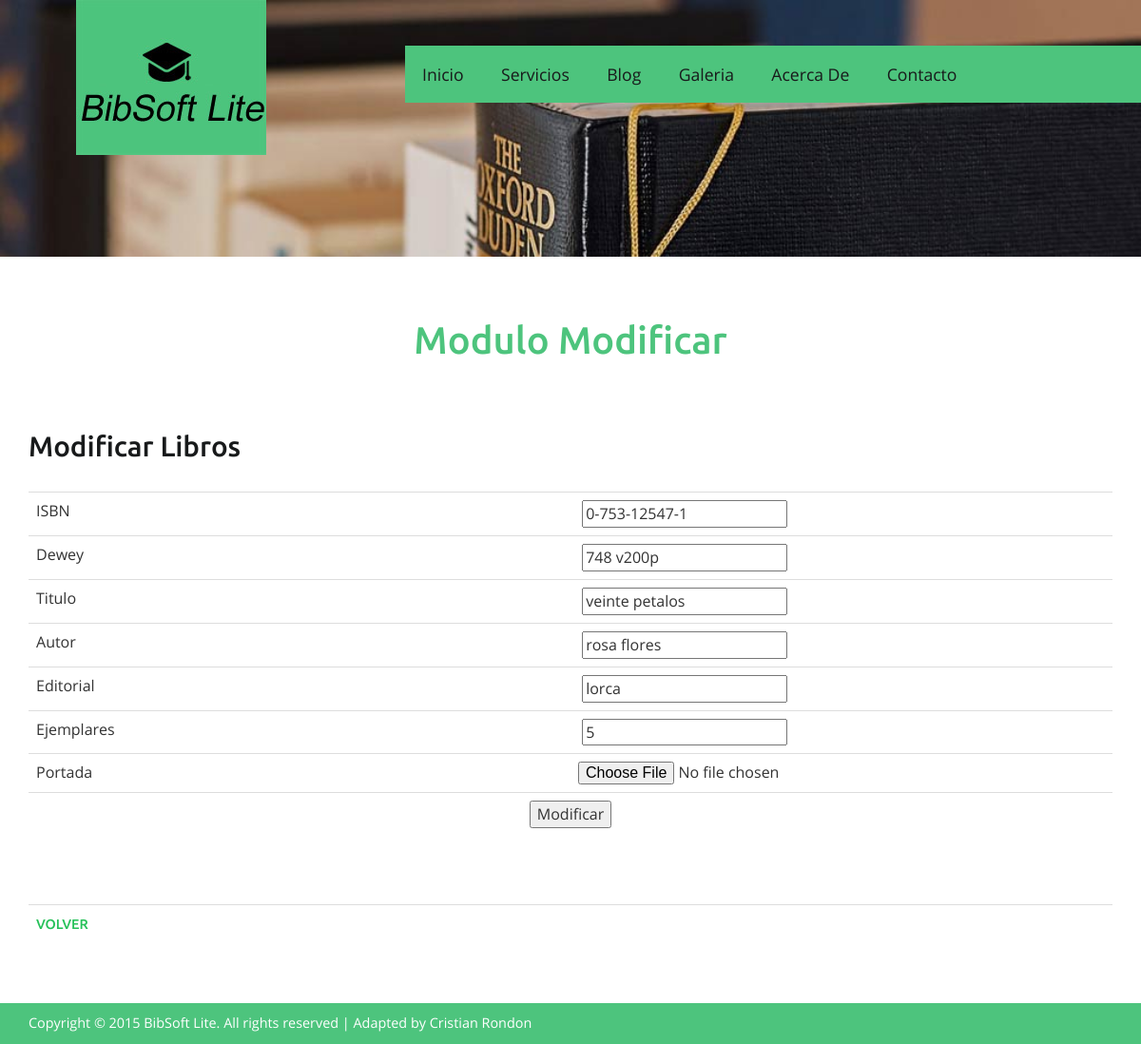
The page /modificar_libros.php?id=6 (signed in) on the database its author committed.
### tables this page shows
CREATE TABLE IF NOT EXISTS `libros` (
  `id_libro` int(9) NOT NULL AUTO_INCREMENT,
  `isbn` varchar(20) NOT NULL,
  `dewey` varchar(30) NOT NULL,
  `titulo` varchar(100) NOT NULL,
  `autor` varchar(100) NOT NULL,
  `editorial` varchar(100) NOT NULL,
  `ejemplares` int(4) NOT NULL,
  `imagen_libro` varchar(100) NOT NULL,
  PRIMARY KEY (`id_libro`)
);

### modificar_libros.php (the view, shortened to what this page needs)
<?Php
include("conexion.php");
$rst_libros=mysql_query("select * from libros WHERE id_libro=". $_REQUEST["id"]. ";" ,$conexion);
$fila_libro=mysql_fetch_array($rst_libros);
?>
<!DOCTYPE HTML>
<html>
<head>
<link href="css/bootstrap.css" rel='stylesheet' type='text/css' />
<link href="css/style.css" rel='stylesheet' type='text/css' />
<link rel="stylesheet" href="css/touchTouch.css" type="text/css" media="all" />
<link href="css/style.css" rel='stylesheet' type='text/css' />
</head>
<body>
<div class="banner2">
	 <div class="header">
	   <div class="logo">
				 <a href="#"><img src="images/logo.jpg" alt=""/></a>
	   </div>
	   <div class="top-menu"> <span class="menu"></span>
	     <ul class="navig">
	       <li><a href="index.php">Inicio</a></li>
	       <li><a href="servicios.php">Servicios</a></li>
	       <li><a href="blog.php">Blog</a></li>
	       <li><a href="galeria.php">Galeria</a></li>
	       <li><a href="acerca.php">Acerca De</a></li>
	       <li><a href="contacto.php">Contacto</a></li>
         </ul>
       </div>
  </div>
</div>
<div class="welcome">
	 <div class="container">
		 <h2>Modulo Modificar</h2>
	   <p>&nbsp;</p>
		 <div class="welcm_sec">
		   <div class="center-block">
			 <div class="campus_head">
					 <h3>Modificar Libros</h3>
			 </div>
			 <form name="Modificar_Libros" method="post" enctype="multipart/form-data" action="modificar.php?id=<?php echo $_REQUEST["id"]; ?>">
			   <div class="clearfix">
			     <div class="bs-example">
			       <table class="table">
			         <tr>
			           <td width="50%">ISBN</td>
			           <td width="50%"><label for="txt_isbn"></label>
                       <input name="txt_isbn" type="text" id="txt_isbn" required pattern="^(?:97[89]-)?[0-9]-[0-9]{3}-[0-9]{5}-[0-9]$" title="Si el ISBN es de 13 Digitos debe ser 978-x-xxx-xxxx-x Si el ISBN es de 10 Digitos debe ser 0-xxx-xxxxx-x" value="<?php echo $fila_libro["isbn"] ?>"></td>
		             </tr>
			         <tr>
			           <td>Dewey</td>
			           <td><label for="txt_dewey"></label>
		               <input name="txt_dewey" type="text" id="txt_dewey" required pattern="[a-zA-Z0-9]{3} [a-zA-Z][0-9]{2,3}[a-z]" title="El formato debe ser ABC/123 A123Z" value="<?php echo $fila_libro["dewey"] ?>"></td>
		             </tr>
			         <tr>
			           <td>Titulo</td>
			           <td><label for="txt_titulo"></label>
		               <input name="txt_titulo" type="text" id="txt_titulo" required value="<?php echo $fila_libro["titulo"] ?>"></td>
		             </tr>
			         <tr>
			           <td>Autor</td>
			           <td><label for="txt_autor"></label>
		               <input name="txt_autor" type="text" id="txt_autor" required value="<?php echo $fila_libro["autor"] ?>"></td>
		             </tr>
			         <tr>
			           <td>Editorial</td>
			           <td><label for="txt_editorial"></label>
		               <input name="txt_editorial" type="text" id="txt_editorial" required value="<?php echo $fila_libro["editorial"] ?>"></td>
		             </tr>
			         <tr>
			           <td>Ejemplares</td>
			           <td><label for="txt_ejemplares"></label>
		               <input name="txt_ejemplares" type="text" id="txt_ejemplares" maxlength="3" required pattern="^\d{1,3}$" title="Tiene que agregar al menos 1 ejemplar. Solo numeros positivos son Recibidos." value="<?php echo $fila_libro["ejemplares"] ?>"></td>
		             </tr>
                     <tr>
                     	<td>Portada</td>
                        <td>
                        <input name="fichero" type="file" class="casilla" id="fichero" size="35" required>
                        <input name="action" type="hidden" value="upload" /></td>
                     </tr>
			         <tr>
			           <td colspan="2" align="center"><input type="submit" class="sub-button" id="btnmodificar" value="Modificar"></td>
		             </tr>
		           </table>
		         </div>
		       </div>
		     </form>
<div class="more_info">
          <table width="50%" border="0" class="table">
            <tr>
              <td><a href="javascript:history.back(1)">Volver</a></td>
            </tr>
          </table>
</div>
		   </div>
	   </div>
  </div>
</div>
<div class="copywrite">
	 <div class="container">
		 <p>Copyright © 2015 BibSoft Lite. All rights reserved | Adapted by <a href="http://w3layouts.com">Cristian Rondon</a></p>
	 </div>
</div>
</body>
</html>

### css/style.css (style rules this page uses)
h4, h5, h6, h1, h2, h3 { margin: 0; }
ul, ol { margin: 0; padding:0; }
p { margin: 0; }
html, body { font-family: 'OpenSans-Regular'; font-size: 100%; background: #ffffff; }
body a { transition:0.5s all; -webkit-transition:0.5s all; -moz-transition:0.5s all; -o-transition:0.5s all; -ms-transition:0.5s all; }
.logo { float:left; margin-left:5em; }
.top-menu { float:right; background: #4dc47d; margin: 3em 0 0 0; padding:0 11em 0 0em; }
.top-menu ul li { display:inline-block; }
.top-menu ul li a { display:block; color:#181a1b; font-size:1.1em; padding:1em 1em; text-decoration:none; }
.welcome { padding:4em 0; }
.welcome h2 { font-family: 'Ubuntu-Medium'; font-size:2.5em; line-height:1.2em; text-align:center; color:#4dc47d; }
.welcm_sec { margin-top:3em; }
.campus_head { margin-bottom:2em; }
.campus_head h3,.testimonal h3,.news h3 { font-family: 'Ubuntu-Medium'; font-size:1.85em; color:#181a1b; margin-bottom:0.7em; }
.more_info { margin-top: 1.5em; }
.more_info a { display: inline-block; color: #26c159; text-decoration: none; font-family: 'Ubuntu-Medium'; font-size: 0.9em; text-transform:uppercase; }
.copywrite { background:#4dc47d; padding:0.7em; }
.copywrite p { color: #fff; font-size: 0.9em; text-align: left; }
.copywrite p a { color: #fff; }
.banner2 { background:url(../images/banner.jpg) no-repeat; background-size:cover; min-height:270px; }
.table { margin-bottom: 0; }
.sub-button { margin-bottom: 25px; }

### rows shown on the page
libros: txt_isbn "0-753-12547-1", txt_dewey "748 v200p", txt_titulo "veinte petalos", txt_autor "rosa flores", txt_editorial "lorca", txt_ejemplares "5"
